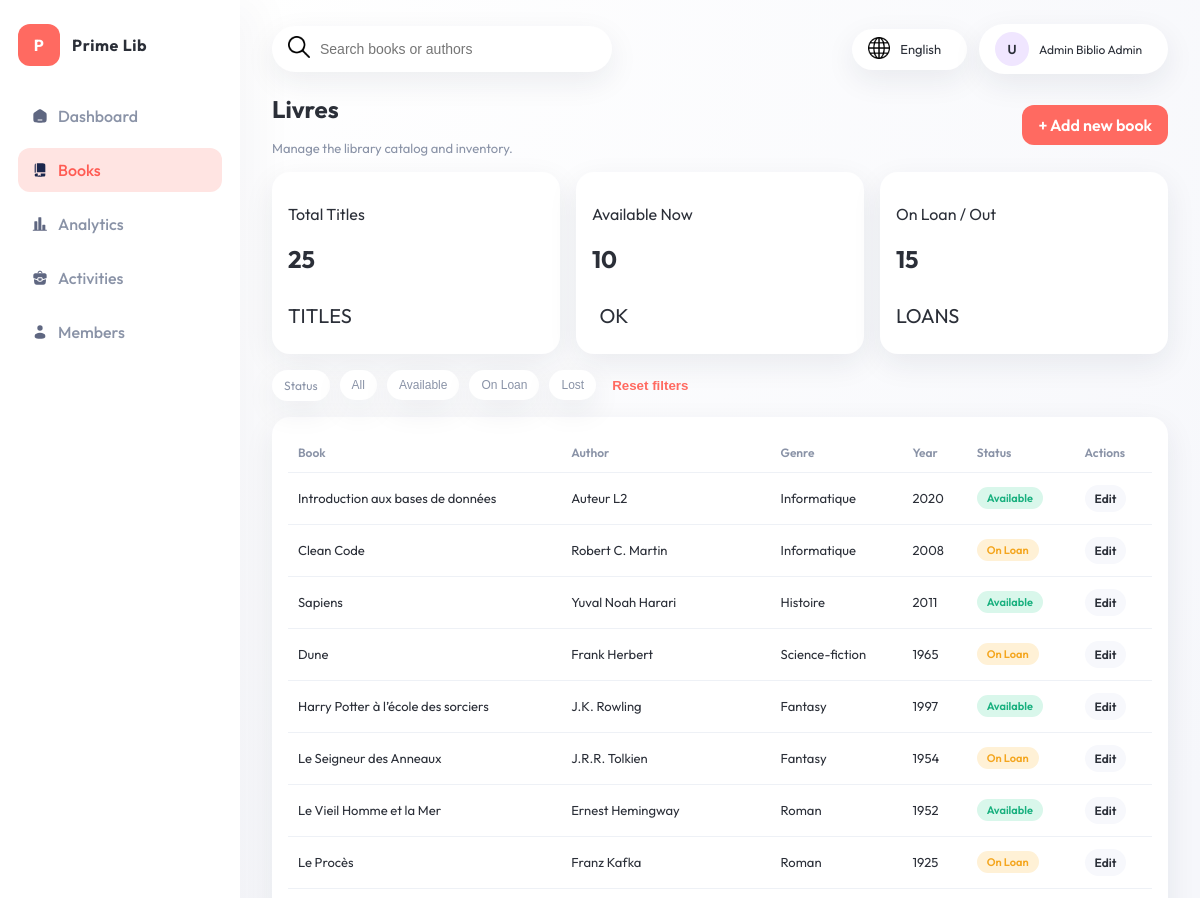
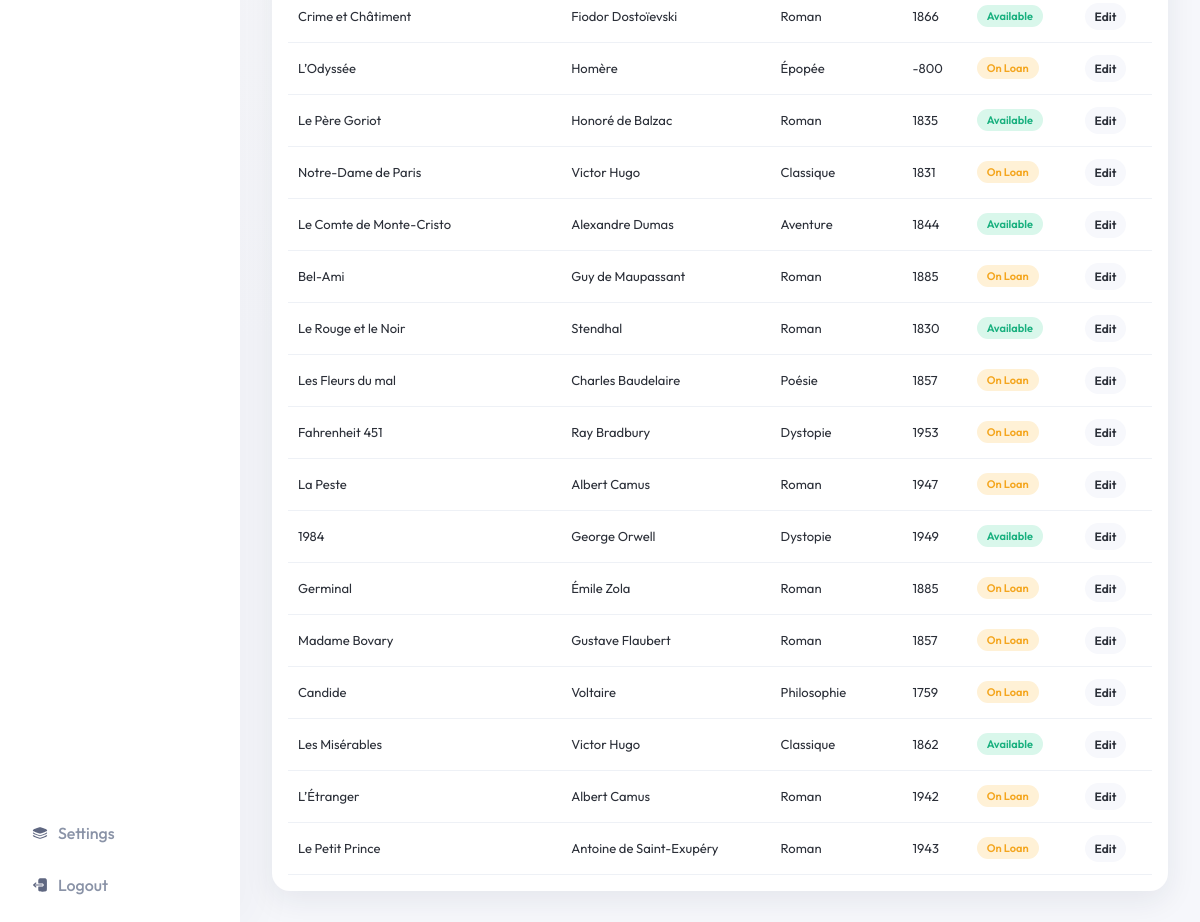
Screenshot of /pages/admin/livres.php (signed in) with the database file from the repository (2 pictures, top to bottom).
### tables this page shows
CREATE TABLE livre (
  id_livre INT AUTO_INCREMENT PRIMARY KEY,
  titre  VARCHAR(200) NOT NULL,
  auteur VARCHAR(150) NOT NULL,
  genre  VARCHAR(80),
  annee_publication INT,
  etat_disponibilite VARCHAR(30) NOT NULL,  
  cover_url VARCHAR(255) NULL,

  id_admin INT,  
  CONSTRAINT fk_livre_admin
    FOREIGN KEY (id_admin) REFERENCES admin(id_admin)
    ON UPDATE CASCADE
    ON DELETE SET NULL
);

### includes/auth.php (called while the page is built, shortened)
<?php
function auth_user(): ?array
{
    return $_SESSION['auth_user'] ?? null;
}
?>

### pages/admin/livres.php (the view, shortened to what this page needs)
<?php
require_once __DIR__ . '/../../includes/auth.php';
$authUser = auth_user();
$authDisplayName = trim((string)($authUser['prenom'] ?? '') . ' ' . (string)($authUser['nom'] ?? ''));
function e(string $s): string {
  return htmlspecialchars($s, ENT_QUOTES, 'UTF-8');
}
$books = [];
$sql = 'SELECT id_livre, titre, auteur, genre, annee_publication, etat_disponibilite FROM livre ORDER BY id_livre DESC';
$result = $conn->query($sql);
if ($result) {
  while ($row = $result->fetch_assoc()) {
    $etat = (string)($row['etat_disponibilite'] ?? 'disponible');
    $statusClass = match ($etat) {
      'disponible' => 'available',
      'emprunte' => 'soon',
      'perdu' => 'unavailable',
      default => 'available',
    };
    $statusLabel = match ($etat) {
      'disponible' => 'available',
      'emprunte' => 'on loan',
      'perdu' => 'lost',
      default => 'available',
    };
    $books[] = [
      'id' => (int)$row['id_livre'],
      'title' => (string)$row['titre'],
      'author' => (string)$row['auteur'],
      'category' => (string)($row['genre'] ?? ''),
      'year' => (string)($row['annee_publication'] ?? ''),
      'status' => $statusClass,
      'status_label' => $statusLabel,
    ];
  }
}
$totalTitles = count($books);
$availableNow = 0;
$onLoan = 0;
foreach ($books as $b) {
  if ($b['status'] === 'available') {
    $availableNow++;
  } else {
    $onLoan++;
  }
}
?>
<!DOCTYPE html>
<html lang="en">
  <head>
    <link rel="stylesheet" href="../../Assets/css/styles.css" />
  </head>
  <body>
    <div class="app">
      <aside class="sidebar">
        <div class="brand">
          <div class="brand-icon">P</div>
          <span>Prime Lib</span>
        </div>
        <nav class="nav">
          <a class="nav-item" href="dashboard.php">
            <img class="nav-icon" src="../../Assets/icons/home.svg" alt="" />
            Dashboard
          </a>
          <a class="nav-item active" href="livres.php">
            <img class="nav-icon" src="../../Assets/icons/book.svg" alt="" />
            Books
          </a>
          <a class="nav-item" href="analytics.php">
            <img class="nav-icon" src="../../Assets/icons/chart-svgrepo-com.svg" alt="" />
            Analytics
          </a>
          <a class="nav-item" href="emprunts.php">
            <img class="nav-icon" src="../../Assets/icons/case-round-svgrepo-com.svg" alt="" />
            Activities
          </a>
          <a class="nav-item" href="utilisateurs.php">
            <img class="nav-icon" src="../../Assets/icons/user.svg" alt="" />
            Members
          </a>
        </nav>
        <div class="sidebar-footer">
          <a class="nav-item ghost" href="dashboard.php">
            <img class="nav-icon" src="../../Assets/icons/layers.svg" alt="" />
            Settings
          </a>
          <a class="nav-item ghost" href="../../logout.php">
            <img class="nav-icon" src="../../Assets/icons/logout.svg" alt="" />
            Logout
          </a>
        </div>
      </aside>
      <main class="main">
        <header class="topbar">
          <div class="search">
            <span class="icon"><img class="p11" src="../../Assets/icons/search.png"></span>
            <input
              type="text"
              id="book-search"
              placeholder="Search books or authors"
            />
          </div>
          <div class="topbar-right">
            <div class="language">
              <span class="flag"><img class="p11" src="../../Assets/icons/language.png"></span>
              English
            </div>
            <div class="user">
              <div class="avatar">U</div>
              <div class="user-meta">
                <span class="name"><?= e($authDisplayName !== '' ? $authDisplayName : 'Admin') ?></span>
                <span class="role">Admin</span>
              </div>
            </div>
          </div>
        </header>
        <section class="content">
          <div class="page-header">
            <div>
              <h1>Livres</h1>
              <p class="subtitle">Manage the library catalog and inventory.</p>
            </div>
            <a class="primary" href="add_livre.php" style="text-decoration:none;display:inline-block;">+ Add new book</a>
          </div>
          <div class="stat-grid">
            <article class="stat-card">
              <div>
                <p>Total Titles</p>
                <h2><?= e((string)$totalTitles) ?></h2>
              </div>
              <div class="stat-icon purple">TITLES</div>
            </article>
            <article class="stat-card">
              <div>
                <p>Available Now</p>
                <h2><?= e((string)$availableNow) ?></h2>
              </div>
              <div class="stat-icon mint">OK</div>
            </article>
            <article class="stat-card">
              <div>
                <p>On Loan / Out</p>
                <h2><?= e((string)$onLoan) ?></h2>
              </div>
              <div class="stat-icon orange">LOANS</div>
            </article>
          </div>
          <div class="filters">
            <div class="filter-pill">Status</div>
            <button class="filter-button" data-filter="all">All</button>
            <button class="filter-button" data-filter="available">Available</button>
            <button class="filter-button" data-filter="soon">On Loan</button>
            <button class="filter-button" data-filter="unavailable">Lost</button>
            <button class="reset-button" type="button">Reset filters</button>
          </div>
          <div class="table-card">
            <table>
              <thead>
                <tr>
                  <th>Book</th>
                  <th>Author</th>
                  <th>Genre</th>
                  <th>Year</th>
                  <th>Status</th>
                  <th>Actions</th>
                </tr>
              </thead>
              <tbody id="books-table">
                <?php foreach ($books as $b): ?>
                  <tr data-status="<?= e($b['status']) ?>">
                    <td><?= e($b['title']) ?></td>
                    <td><?= e($b['author']) ?></td>
                    <td><?= e($b['category']) ?></td>
                    <td><?= e($b['year']) ?></td>
                    <td>
                      <span class="status <?= e($b['status']) ?>">
                        <?= e($b['status_label']) ?>
                      </span>
                    </td>
                    <td>
                      <a class="table-action" href="edit_livre.php?id=<?= e((string)$b['id']) ?>">Edit</a>
                    </td>
                  </tr>
                <?php endforeach; ?>
              </tbody>
            </table>
          </div>
        </section>
      </main>
    </div>
  </body>
</html>

### Assets/css/styles.css (style rules this page uses)
:root { --bg: #f6f7fb; --card: #ffffff; --text: #2b2f38; --muted: #8a93a7; --accent: #ff6a61; --blue: #4c7cff; --green: #1ec98b; --gold: #f4c45c; --teal: #18c0b5; --shadow: 0 10px 30px rgba(31, 38, 67, 0.08); --radius: 18px; }
* { box-sizing: border-box; }
body a { text-decoration: none; color: inherit; }
body { margin: 0; font-family: 'Outfit', sans-serif; color: var(--text); background: radial-gradient(circle at 20% 0%, #ffffff 0%, var(--bg) 60%); }
.app { display: grid; grid-template-columns: 240px 1fr; min-height: 100vh; }
.sidebar { background: #ffffff; padding: 24px 18px; display: flex; flex-direction: column; gap: 28px; box-shadow: 20px 0 40px rgba(31, 38, 67, 0.03); }
.brand { display: flex; align-items: center; gap: 12px; font-weight: 700; letter-spacing: 0.04em; }
.brand-icon { width: 42px; height: 42px; border-radius: 12px; background: var(--accent); color: #fff; display: grid; place-items: center; font-weight: 700; }
.nav { display: flex; flex-direction: column; gap: 10px; }
.nav-item { background: none; border: none; text-align: left; padding: 12px 14px; border-radius: 12px; color: var(--muted); font-weight: 500; cursor: pointer; display: flex; align-items: center; gap: 10px; }
.nav-item.active { background: #ffe4e2; color: #ff5b53; }
.nav-icon { width: 16px;\r\n height: 16px;\r\n flex: 0 0 16px;\r\n display: block; opacity: 0.7; }
.nav-item.active .nav-icon { opacity: 1; }
.nav-item.ghost { color: var(--muted); }
.sidebar-footer { margin-top: auto; display: flex; flex-direction: column; gap: 8px; }
.main { padding: 24px 32px 40px; }
.topbar { display: flex; justify-content: space-between; align-items: center; margin-bottom: 20px; }
.search { display: flex; align-items: center; gap: 8px; background: #ffffff; padding: 10px 16px; border-radius: 999px; width: 340px; box-shadow: var(--shadow); }
.search input { border: none; outline: none; width: 100%; font-size: 14px; color: var(--text); }
.topbar-right { display: flex; align-items: center; gap: 12px; }
.language, .user { border: none; background: #ffffff; border-radius: 999px; padding: 8px 16px; display: flex; align-items: center; gap: 10px; box-shadow: var(--shadow); cursor: pointer; font-size: 13px; }
.p11 { width: 22px; }
.language .flag, .user .caret { color: var(--muted); }
.page-header { display: flex; justify-content: space-between; align-items: center; margin-bottom: 16px; gap: 12px; }
.subtitle { margin: 6px 0 0; color: var(--muted); font-size: 13px; }
.primary { border: none; background: var(--accent); color: #fff; padding: 10px 16px; border-radius: 12px; font-weight: 600; cursor: pointer; }
.stat-grid { display: grid; grid-template-columns: repeat(3, 1fr); gap: 16px; margin-bottom: 16px; }
.filters { display: flex; align-items: center; gap: 10px; flex-wrap: wrap; margin-bottom: 16px; }
.filter-pill, .filter-button { border: none; background: #ffffff; padding: 8px 12px; border-radius: 999px; box-shadow: var(--shadow); font-size: 12px; color: var(--muted); }
.filter-button { cursor: pointer; }
.reset-button { border: none; background: none; color: var(--accent); font-weight: 600; cursor: pointer; }
.table-card { background: var(--card); border-radius: var(--radius); box-shadow: var(--shadow); padding: 16px; overflow: hidden; }
.table-card table { width: 100%; border-collapse: collapse; font-size: 13px; }
.table-card th, .table-card td { text-align: left; padding: 12px 10px; border-bottom: 1px solid #eef1f6; }
.table-card thead th { color: var(--muted); font-weight: 600; font-size: 12px; }
.status { display: inline-block; padding: 4px 10px; border-radius: 999px; font-size: 11px; font-weight: 600; text-transform: capitalize; }
.status.available { background: #d9f7eb; color: #18b07e; }
.status.soon { background: #fff1d6; color: #f4a61f; }
.table-action { display: inline-flex; align-items: center; gap: 6px; padding: 6px 10px; border-radius: 999px; background: #f7f8fc; color: var(--text); font-weight: 600; font-size: 12px; }
.avatar { width: 34px; height: 34px; border-radius: 50%; background: #f0e6ff; display: grid; place-items: center; font-weight: 600; }
.user-meta { text-align: left; font-size: 12px; }
.content h1 { margin: 0 0 16px; font-size: 24px; }
.stat-card { background: var(--card); padding: 16px; border-radius: var(--radius); box-shadow: var(--shadow); min-height: 120px; }
.stat-icon { width: 44px; height: 44px; border-radius: 12px; display: grid; place-items: center; font-size: 20px; }

### rows the page displays
livre: titre "Introduction aux bases de données", auteur "Auteur L2", genre "Informatique", annee_publication "2020", status_label "Available"
livre: titre "Clean Code", auteur "Robert C. Martin", genre "Informatique", annee_publication "2008", status_label "On Loan"
livre: titre "Sapiens", auteur "Yuval Noah Harari", genre "Histoire", annee_publication "2011", status_label "Available"
livre: titre "Dune", auteur "Frank Herbert", genre "Science-fiction", annee_publication "1965", status_label "On Loan"
livre: titre "Harry Potter à l’école des sorciers", auteur "J.K. Rowling", genre "Fantasy", annee_publication "1997", status_label "Available"
livre: titre "Le Seigneur des Anneaux", auteur "J.R.R. Tolkien", genre "Fantasy", annee_publication "1954", status_label "On Loan"
livre: titre "Le Vieil Homme et la Mer", auteur "Ernest Hemingway", genre "Roman", annee_publication "1952", status_label "Available"
livre: titre "Le Procès", auteur "Franz Kafka", genre "Roman", annee_publication "1925", status_label "On Loan"
livre: titre "Crime et Châtiment", auteur "Fiodor Dostoïevski", genre "Roman", annee_publication "1866", status_label "Available"
livre: titre "L’Odyssée", auteur "Homère", genre "Épopée", annee_publication "-800", status_label "On Loan"
livre: titre "Le Père Goriot", auteur "Honoré de Balzac", genre "Roman", annee_publication "1835", status_label "Available"
livre: titre "Notre-Dame de Paris", auteur "Victor Hugo", genre "Classique", annee_publication "1831", status_label "On Loan"
livre: titre "Le Comte de Monte-Cristo", auteur "Alexandre Dumas", genre "Aventure", annee_publication "1844", status_label "Available"
livre: titre "Bel-Ami", auteur "Guy de Maupassant", genre "Roman", annee_publication "1885", status_label "On Loan"
livre: titre "Le Rouge et le Noir", auteur "Stendhal", genre "Roman", annee_publication "1830", status_label "Available"
livre: titre "Les Fleurs du mal", auteur "Charles Baudelaire", genre "Poésie", annee_publication "1857", status_label "On Loan"
livre: titre "Fahrenheit 451", auteur "Ray Bradbury", genre "Dystopie", annee_publication "1953", status_label "On Loan"
livre: titre "La Peste", auteur "Albert Camus", genre "Roman", annee_publication "1947", status_label "On Loan"
livre: titre "1984", auteur "George Orwell", genre "Dystopie", annee_publication "1949", status_label "Available"
livre: titre "Germinal", auteur "Émile Zola", genre "Roman", annee_publication "1885", status_label "On Loan"
livre: titre "Madame Bovary", auteur "Gustave Flaubert", genre "Roman", annee_publication "1857", status_label "On Loan"
livre: titre "Candide", auteur "Voltaire", genre "Philosophie", annee_publication "1759", status_label "On Loan"
livre: titre "Les Misérables", auteur "Victor Hugo", genre "Classique", annee_publication "1862", status_label "Available"
livre: titre "L’Étranger", auteur "Albert Camus", genre "Roman", annee_publication "1942", status_label "On Loan"
livre: titre "Le Petit Prince", auteur "Antoine de Saint-Exupéry", genre "Roman", annee_publication "1943", status_label "On Loan"

### other values shown
$authDisplayName !== '' ? $authDisplayName : 'Admin' "Admin Biblio"
$totalTitles "25"
$availableNow "10"
$onLoan "15"
